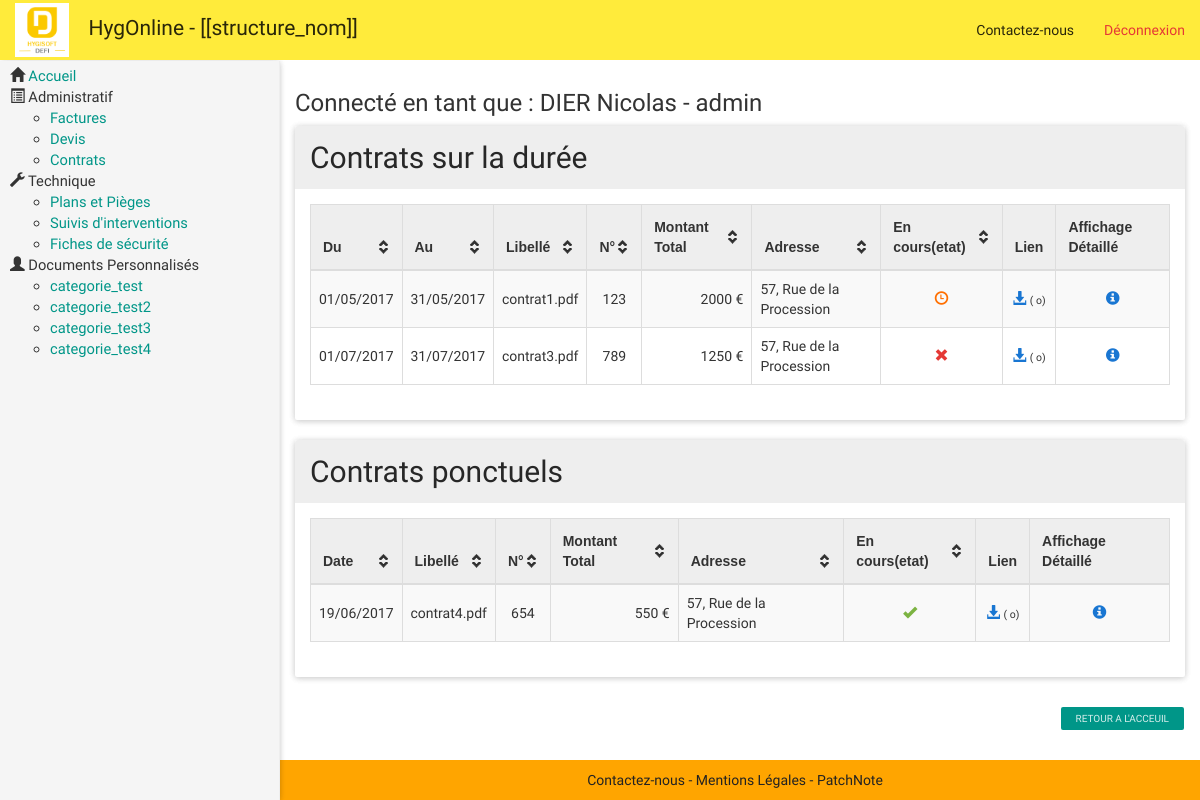
/hygonline_v2/public/index.php?page=fichier&categ=contrat (signed in), run on the app's committed database.
### tables this page shows
CREATE TABLE `categories_perso` (
  `id_categ` int(11) NOT NULL,
  `libelle` varchar(100) NOT NULL,
  `html_header` text NOT NULL,
  `html_footer` text NOT NULL
);

CREATE TABLE `contrats` (
  `id_contrat` int(11) NOT NULL,
  `id_client` int(11) NOT NULL,
  `numero_contrat` int(11) DEFAULT NULL,
  `adresse_contrat` varchar(200) NOT NULL,
  `objet_contrat` varchar(75) DEFAULT NULL,
  `nom_contrat` varchar(100) NOT NULL,
  `date_contrat` date NOT NULL,
  `echeance_contrat` date NOT NULL,
  `montant_total` decimal(10,0) NOT NULL,
  `est_effectuee` tinyint(1) NOT NULL,
  `lien` varchar(100) NOT NULL
);

### hygonline_v2/src/requete_sql.php (called while the page is built, shortened)
<?php
	function get_db(){
		if(APPLICATION_ENV == 'production') {
			$db = new PDO('mysql:host=localhost;dbname=hyg_dev2', 'hyg_dev', 'XRcD3]+b438q_Dc');
		} else {
			$db = new PDO('mysql:host=localhost;dbname=hyg_dev2', 'root', '');
		}
		return $db;
}
function get_Categories_Perso(){
	$db = get_db();
	$sql = "SELECT * FROM categories_perso";
	$stmt = $db->prepare($sql);
	$stmt->execute();
	$data = $stmt->fetchAll(PDO::FETCH_ASSOC);
	return $data;
}
function get_contrat($id_client, $sur_la_duree=null){
	$db = get_db();
	$sql = "SELECT contrats.*, clients.nom,
			DATE_FORMAT(`date_contrat`, '%d/%m/%Y') AS `disp_date`,
			DATE_FORMAT(`echeance_contrat`, '%d/%m/%Y') AS `disp_echeance`
			FROM contrats, clients
			WHERE contrats.id_client = clients.id_client
			AND contrats.id_client = :id_client";
	if ($sur_la_duree == 1) {
		$sql = $sql . " AND contrats.date_contrat != contrats.echeance_contrat";
	}
	elseif($sur_la_duree == 2){
		$sql = $sql . " AND contrats.date_contrat = contrats.echeance_contrat";
	}
	$stmt = $db->prepare($sql);
	$stmt->bindValue('id_client', $id_client, PDO::PARAM_INT);
	$stmt->execute();
	$data = $stmt->fetchAll(PDO::FETCH_ASSOC);
	return $data;
}
function taille_fichier($file){
	$filepath = APPLICATION_PATH . "/../docs/" . $file;
	$taille = filesize($filepath);
	if ($taille >= 1048576){
		$taille = round($taille / 1048576 * 100) / 100 . " Mo";
	}
	elseif ($taille >= 1024){
		$taille = round($taille / 1024 * 100) / 100 . " Ko";
	}
	else{
		$taille = $taille . " o";
	}
	return $taille;
}
?>

### hygonline_v2/src/doc_type/contrat.php (the view)
<?php $contrat_duree = get_contrat($_SESSION['user']['id_client'], 1); ?>
<?php if ($contrat_duree) :?>
	<div class="panel panel-default">
		<div class="panel-heading">
		<h2>Contrats sur la durée</h2>
		</div>
		<div class="panel-body">
			<table class="table table-striped table-hover tablesorter">
				<thead>
					<tr>
						<th>Du</th>
						<th>Au</th>
						<th>Libellé</th>
						<th>N°</th>
						<th>Montant Total</th>
						<th>Adresse</th>
						<th>En cours(etat)</th>
						<th class="lien">Lien</th>
						<th class="lien">Affichage Détaillé</th>
					</tr>
				</thead>
				<tbody>
					<?php foreach ($contrat_duree as $indice => $duree) :?>
						<tr>
							<td class="Tleft"> <?php echo $duree['disp_date']; ?> </td>
							<td class="Tleft"> <?php echo $duree['disp_echeance']; ?> </td>
							<td class="Tleft"> <?php echo $duree['nom_contrat']; ?> </td>
							<td class="Tcenter"> <?php echo $duree['numero_contrat']; ?> </td>
							<td class="Tright"> <?php echo $duree['montant_total'] . " €"; ?> </td>
							<td class="Tleft"> <?php echo $duree['adresse_contrat']; ?> </td>
							<?php if ($duree['est_effectuee'] == 0) :?>
								<td class="Tcenter"> <i class="glyphicon glyphicon-remove danger"></i> </td>
							<?php elseif ($duree['est_effectuee'] == 1) :?>
								<td class="Tcenter"> <i class="glyphicon glyphicon-time warning"></i> </td>
							<?php elseif ($duree['est_effectuee'] == 2) :?>
								<td class="Tcenter"> <i class="glyphicon glyphicon-ok success"></i> </td>
							<?php endif; ?>
							<td  class="Tcenter">
							<?php
								$type = "contrat";
								$size = taille_fichier($duree['lien']);
								echo '<a href="./download.php?file='.$duree['id_contrat'].'&type='. $type .'" target="_blank"><i class="glyphicon glyphicon-download-alt info"></i></a> <span style="font-size: 75%;">(' . $size . ')</span>';
							?>
							</td>
							<td class="Tcenter"> <a href="index.php?page=detail&id=<?php echo $duree['id_contrat']; ?>"> <i class="glyphicon glyphicon-info-sign info"></i> </a> </td>
						</tr>
					<?php endforeach; ?>
				</tbody>
			</table>
		</div>
	</div>
<?php endif; ?>
<?php $contrat_ponct = get_contrat($_SESSION['user']['id_client'], 2) ?>
<?php if ($contrat_ponct) :?>
	<div class="panel panel-default">
		<div class="panel-heading">
		<h2>Contrats ponctuels</h2>
		</div>
		<div class="panel-body">
			<table class="table table-striped table-hover tablesorter">
				<thead>
					<tr>
						<th>Date</th>
						<th>Libellé</th>
						<th>N°</th>
						<th>Montant Total</th>
						<th>Adresse</th>
						<th>En cours(etat)</th>
						<th class="lien">Lien</th>
						<th class="lien">Affichage Détaillé</th>
					</tr>
				</thead>
				<tbody>
					<?php foreach ($contrat_ponct as $indice => $ponct) :?>
						<tr>
							<td class="Tleft"> <?php echo $ponct['disp_date']; ?> </td>
							<td class="Tleft"> <?php echo $ponct['nom_contrat']; ?> </td>
							<td class="Tcenter"> <?php echo $ponct['numero_contrat']; ?> </td>
							<td class="Tright"> <?php echo $ponct['montant_total'] . " €"; ?> </td>
							<td class="Tleft"> <?php echo $ponct['adresse_contrat']; ?> </td>
							<?php if ($ponct['est_effectuee'] == 0) :?>
								<td class="Tcenter"> <i class="glyphicon glyphicon-remove danger"></i> </td>
							<?php elseif ($ponct['est_effectuee'] == 1) :?>
								<td class="Tcenter"> <i class="glyphicon glyphicon-time warning"></i> </td>
							<?php elseif ($ponct['est_effectuee'] == 2) :?>
								<td class="Tcenter"> <i class="glyphicon glyphicon-ok success"></i> </td>
							<?php endif; ?>
							<td class="Tcenter">
							<?php
								$type = "contrat";
								$size = taille_fichier($ponct['lien']);
								echo '<a href="./download.php?file='.$ponct['id_contrat'].'&type='. $type .'" target="_blank"><i class="glyphicon glyphicon-download-alt info"></i></a> <span style="font-size: 75%;">(' . $size . ')</span>';
							?>
							</td>
							<td class="Tcenter"> <a href="index.php?page=detail&id=<?php echo $ponct['id_contrat']; ?>"> <i class="glyphicon glyphicon-info-sign info"></i> </a> </td>
						</tr>
					<?php endforeach; ?>
				</tbody>
			</table>
		</div>
	</div>
	<a href='index.php' class="btn btn-xs btn-primary Fright">Retour a l'acceuil</a>
<?php endif; ?>

### hygonline_v2/src/block/sidebar.php
<div id="sidebar-wrapper">
	<ul style="font-size: 105%;" class="nav sidebar-nav">
		<li>
			<span class='glyphicon glyphicon-home'></span>
			<span><a href='index.php' class='title'>Accueil</a></span>
		</li>
		<?php if ($_SESSION['user']['role']== "admin" || $_SESSION['user']['role'] == "comptable"): ?>
			<li>
				<span class="glyphicon glyphicon-list-alt"></span>
				<span class="title">Administratif</span>
			</li>
			<ul>
				<li><a href='index.php?page=fichier&categ=facture'>Factures</a></li>
				<li><a href='index.php?page=fichier&categ=devis'>Devis</a></li>
				<li><a href='index.php?page=fichier&categ=contrat'>Contrats</a></li>
			</ul>
		<?php endif; ?>
		<?php if ($_SESSION['user']['role'] == "admin" || $_SESSION['user']['role'] == "technicien"): ?>
			<li>
				 <span class='glyphicon glyphicon-wrench'></span>
				 <span class='title'>Technique</span>
			 </li>
			<ul>
				<li><a href='index.php?page=fichier&categ=plan'>Plans et Pièges</a></li>
				<li><a href='index.php?page=fichier&categ=interv'>Suivis d'interventions</a></li>
				<li><a href='index.php?page=fichier&categ=fiche'>Fiches de sécurité</a></li>
			</ul>
		<?php endif; ?>
		<li>
			<span class='glyphicon glyphicon-user'></span>
			<span class='title'>Documents Personnalisés</span>
		</li>
		<ul>
			<?php $perso = get_Categories_Perso() ?>
			<?php foreach ($perso as $indice => $categorie) :?>
				<li><a href="index.php?page=perso&id=<?php echo $categorie['id_categ']; ?>"> <?php echo $categorie['libelle']; ?> </a></li>
			<?php endforeach; ?>
		</ul>
	</ul>
</div>

### hygonline_v2/public/assets/css/styles.css (style rules this page uses)
body { padding-top: 60px; }
.panel .panel-heading h2, .panel .panel-heading h3, .panel .panel-heading h4 { margin: 5px 0; }
.table>tbody>tr>td { vertical-align: middle; }
#sidebar-wrapper { position: fixed; top: 61px; bottom: 0; display: block; z-index: 1000; left: 300px; margin-left: -300px; width: 0px; overflow-y: auto; overflow-x: hidden; background-color: #f5f5f5; border-right: 1px solid #eee; -webkit-transition: all 0.4s ease; -moz-transition: all 0.4s ease; -o-transition: all 0.4s ease; transition: all 0.4s ease; box-shadow: 0 1px 6px 0 rgba(0,0,0,.12),0 1px 6px 0 rgba(0,0,0,.12); }
#wrapper.toggled #sidebar-wrapper { width: 280px; padding: 5px 20px 20px 30px; }
.sidebar-nav { width:300px; margin-right: -21px; margin-bottom: 20px; margin-left: -20px; }
.sidebar-nav:last-child { margin-bottom: 0px; }
.success { color: #7CB342 !important; }
.danger { color: #e53935 !important; }
.warning { color: #FF6F00 !important; }
.info { color: #1976D2 !important; }
.Tleft { text-align: left; }
.Tright { text-align: right; }
.Tcenter { text-align: center; }
.Fright { float: right; }

### data on the page
categories_perso: libelle "categorie_test"
categories_perso: libelle "categorie_test2"
categories_perso: libelle "categorie_test3"
categories_perso: libelle "categorie_test4"
contrats: disp_date "01/05/2017", disp_echeance "31/05/2017", nom_contrat "contrat1.pdf", numero_contrat "123", montant_total "2000", adresse_contrat "57, Rue de la Procession", est_effectuee 1 (drawn), lien "o"
contrats: disp_date "01/07/2017", disp_echeance "31/07/2017", nom_contrat "contrat3.pdf", numero_contrat "789", montant_total "1250", adresse_contrat "57, Rue de la Procession", est_effectuee 0 (drawn), lien "o"
contrats: disp_date "19/06/2017", nom_contrat "contrat4.pdf", numero_contrat "654", montant_total "550", adresse_contrat "57, Rue de la Procession", est_effectuee 2 (drawn), lien "o"

### other printed values
$nom_entreprise "[[structure_nom]]"
$_SESSION['user']['nom'] "DIER Nicolas"
$_SESSION['user']['role'] "admin"
